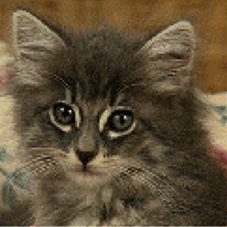
#> input picture Generate Intermediate Frame/Resources/Origin/cat.png, 227 x 227 px
$ python GenerateIntermediateFrames.py
#> lines starting #> are read from the running program, lines starting #| are printed output that depends on the picture
#> the answer given: 3
### Generate Intermediate Frame/src/myImage2Gif.py
'''
Resources/Result/目录下有多张图片
图片格式: framexx.png
'''
import os
from PIL import Image


def myImage2Gif(dirname):
    frames = list(filter(lambda x: x[0:5] == 'frame' and x[-4:] == '.png', os.listdir(dirname)))  # 将不符合命名要求的图片过滤掉(MacOS)会默认创建一些文件
    frames.sort(key=lambda x: int(x[5:-4]))  # 按照图片编号进行排序

    imgs = []
    for frame in frames:
        img = Image.open(dirname + frame)
        imgs.append(img)

    imgs[0].save(dirname + 'result.gif', save_all=True, append_images=imgs, duration=300)


# [4 lines that do not run on import are left out]

### Generate Intermediate Frame/src/GenerateIntermediateFrames.py
import os
import shutil
import cv2
import numpy as np
from src.FrameHandler import FrameHandler
from src.myImage2Gif import myImage2Gif

from time import time


'''读取原始图片'''
def readOriginImg(path_cat, path_tiger):
#> called with path_cat = '../Resources/Origin/cat.png', path_tiger = '../Resources/Origin/tiger.png'
    I_cat = cv2.imread(path_cat)
#> I_cat is the input picture: shape (227, 227, 3); mean B, G, R 55.8, 79.9, 95.1
    I_tiger = cv2.imread(path_tiger)
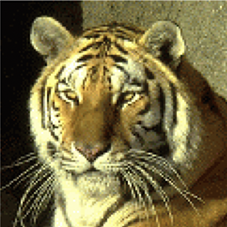
#> input picture Generate Intermediate Frame/Resources/Origin/tiger.png, 227 x 227 px
#> I_tiger is the input picture: shape (227, 227, 3); mean B, G, R 66.8, 107, 116.8

    return I_cat, I_tiger


'''生成中间帧'''
def generateFrame(I_cat, I_tiger, N):
    # 取两图片最大的长宽作为目标图片的长宽
#> called with N = 3
    width, height = max(I_cat.shape[0], I_tiger.shape[0]), max(I_cat.shape[1], I_tiger.shape[1])
#> width = 227; height = 227
    I_cat = np.resize(I_cat, (width, height, 3))
    I_tiger = np.resize(I_tiger, (width, height, 3))

    # 线性插值公式
    '''
    # 直接使用三维数组
    # 构建 (N+2) * width * height 三纬结果矩阵
    result_frames = [[[0 for _ in range(width)] for _ in range(height)] for _ in range(N + 2)]

    for k in range(0, N + 2):  # 帧循环

        t = k / (1 + N)

        # 对二维图片矩阵遍历
        for x in range(width):
            for y in range(height):
                result_frames[k][x][y] = (1 - t) * I_cat[x][y] + t * I_tiger[x][y]  # 对于图片矩阵中的每一个像素进行数值运算
    '''

    '''
    # 使用numpy数组
    '''
    # 图片的shape是[width, height, 3] -> 构建 (N + 2, width, height, 3)
    result_frames = np.zeros((N + 2, width, height, 3))
    for k in range(0, N + 2):
        t = k / (1 + N)
        result_frames[k] = (1 - t) * I_cat + t * I_tiger        # 直接对于图片矩阵进行矩阵运算

    return result_frames


'''创建结果帧目录'''
def makeResultDir(path_result):
    if os.path.exists(path_result):
        shutil.rmtree(path_result)

    os.mkdir(path_result)


'''将矩阵写出成图片'''
def writeResultFrames(result_frames, dirname, multi_thread=False):
#> called with result_frames = array of shape (5, 227, 227, 3), dirname = '../Resources/Result/', multi_thread = False
    for index, frame in enumerate(result_frames):
        filename = 'frame' + str(index) + '.png'

        if multi_thread:
            frame_thread = FrameHandler(dirname, filename, frame)
            frame_thread.start()
            frame_thread.join()
        else:
            cv2.imwrite(dirname + filename, np.float32(frame))
#> this loop made 5 passes
#> filename on passes 1 to 5: 'frame0.png', 'frame1.png', 'frame2.png', 'frame3.png', 'frame4.png'
#> pass 2, in writeResultFrames, `cv2.imwrite(dirname + filename, np.float32(frame))`:
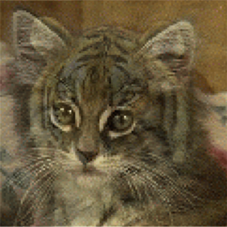
#> saved as frame1.png: shape (227, 227, 3); mean B, G, R 58.5, 86.6, 100.5


def main():
    path_origin = '../Resources/Origin/'
    path_result = '../Resources/Result/'

    '''测试用例1'''
    path_cat = path_origin + 'cat.png'
    path_tiger = path_origin + 'tiger.png'
    '''测试用例2'''
    # path_cat = path_origin + 'her1.jpeg'
    # path_tiger = path_origin + 'her2.jpeg'

    N = int(input('Please input the intermediate frames you want to generate: '))

    # 读取原始图片
    I_cat, I_tiger = readOriginImg(path_cat, path_tiger)

    # 创建结果文件夹储存结果图片
    makeResultDir(path_result)

    # 生成指定数量的中间帧
    result_frames = generateFrame(I_cat, I_tiger, N)

    # 将结果矩阵写出成图片
    writeResultFrames(result_frames, path_result, multi_thread=False)

    # 将帧图片保存为Gif
    myImage2Gif(path_result)


if __name__=='__main__':
#> (the run stopped early here; a loop or call above may not have finished)
